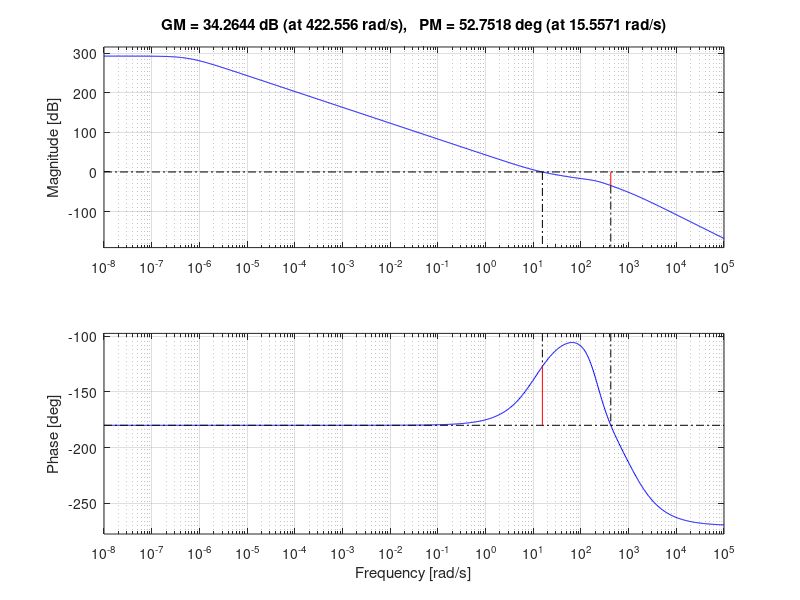
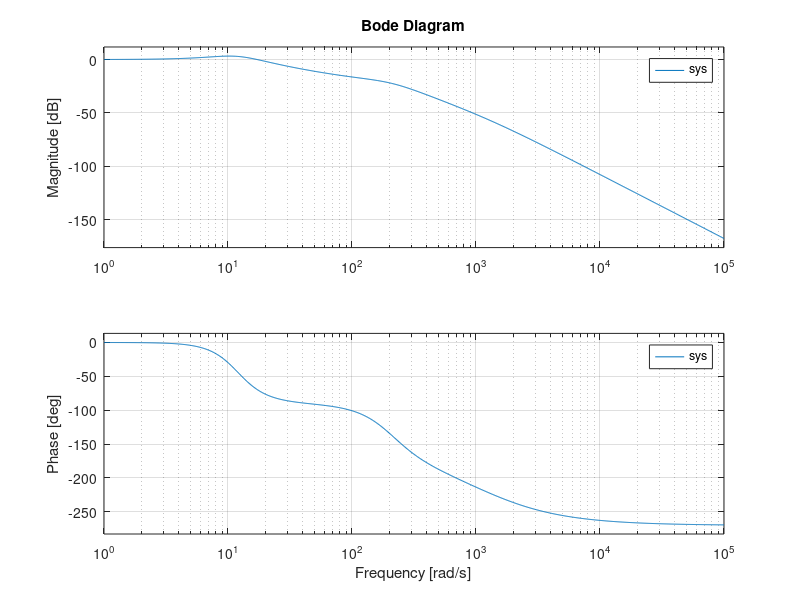

MATLAB code for these plots, in order:
%% パラメータ設定

% モータ-動翼系のシステム同定結果
a = 1462;
b = 53850;
c = 218100;

% 機体系のパラメータ
I =  0.005611385;

% ゲイン設定
K_pm =240;      % 動翼角度制御器のPゲイン
K_dm = 1.5;     % 動翼角度制御器のDゲイン

K_pa = 0.8;     % 目標動翼角度決定器のPゲイン
K_da = 0.07;    % 目標動翼角度決定器のDゲイン


%% ボード線図の表示

% 開ループ伝達関数のボード線図
[A, B, C, D] = tf2ss([c*K_da*K_dm c*(K_pa*K_dm+K_pm*K_da) c*K_pa*K_pm], [I a*I (b+c*K_dm)*I c*K_pm*I 0 0]); % 伝達関数を状態方程式に変換
sys_o = ss(A, B, C, D);        % 状態空間モデルの作成
figure(1), margin(sys_o)    % ボード線図を表示(位相余裕とゲイン余裕も表示)
grid on;

% 閉ループ伝達関数のボード線図
[A, B, C, D] = tf2ss([c*K_da*K_dm c*(K_pa*K_dm+K_pm*K_da) c*K_pa*K_pm], [I a*I (b+c*K_dm)*I c*(K_pm*I+K_da*K_dm) c*(K_pa*K_dm+K_pm*K_da) c*K_pa*K_pm]); % 伝達関数を状態方程式に変換
sys = ss(A, B, C, D);   % 状態空間モデルの作成
figure(2), bode(sys)    % ボード線図を表示
grid on;
